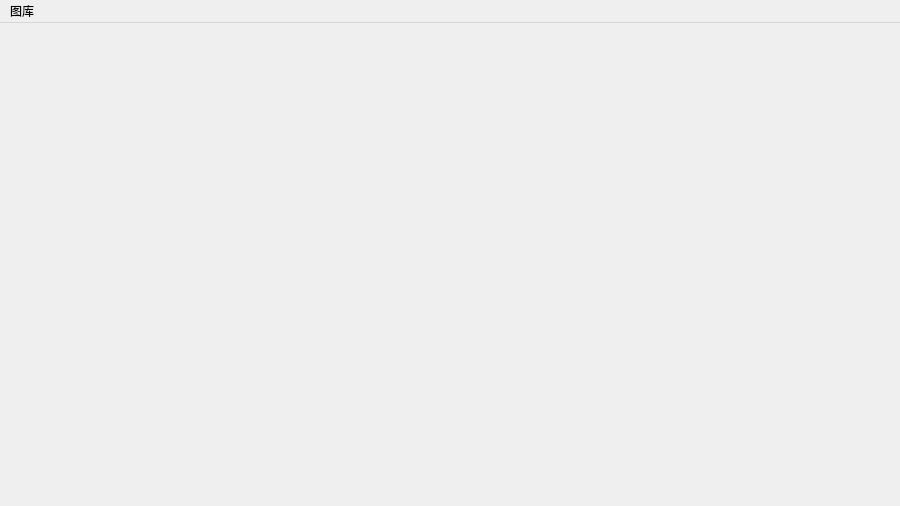
<?xml version="1.0" encoding="UTF-8"?>
<ui version="4.0">
 <class>pictures</class>
 <widget class="QMainWindow" name="pictures">
  <property name="geometry">
   <rect>
    <x>0</x>
    <y>0</y>
    <width>900</width>
    <height>506</height>
   </rect>
  </property>
  <property name="minimumSize">
   <size>
    <width>900</width>
    <height>506</height>
   </size>
  </property>
  <property name="maximumSize">
   <size>
    <width>900</width>
    <height>506</height>
   </size>
  </property>
  <property name="windowTitle">
   <string>MainWindow</string>
  </property>
  <widget class="QWidget" name="centralwidget">
   <widget class="QPushButton" name="pushButton">
    <property name="geometry">
     <rect>
      <x>68</x>
      <y>30</y>
      <width>61</width>
      <height>25</height>
     </rect>
    </property>
    <property name="text">
     <string/>
    </property>
    <property name="icon">
     <iconset resource="image.qrc">
      <normaloff>:/image/replyi.png</normaloff>:/image/replyi.png</iconset>
    </property>
    <property name="iconSize">
     <size>
      <width>24</width>
      <height>24</height>
     </size>
    </property>
    <property name="flat">
     <bool>true</bool>
    </property>
   </widget>
   <widget class="QLabel" name="label">
    <property name="geometry">
     <rect>
      <x>200</x>
      <y>70</y>
      <width>501</width>
      <height>281</height>
     </rect>
    </property>
    <property name="text">
     <string/>
    </property>
   </widget>
   <widget class="QPushButton" name="pushButton_5">
    <property name="geometry">
     <rect>
      <x>720</x>
      <y>30</y>
      <width>81</width>
      <height>31</height>
     </rect>
    </property>
    <property name="text">
     <string/>
    </property>
    <property name="icon">
     <iconset resource="image.qrc">
      <normaloff>:/image/voice.png</normaloff>:/image/voice.png</iconset>
    </property>
    <property name="iconSize">
     <size>
      <width>24</width>
      <height>24</height>
     </size>
    </property>
    <property name="flat">
     <bool>true</bool>
    </property>
   </widget>
   <widget class="QTextBrowser" name="textBrowser">
    <property name="geometry">
     <rect>
      <x>655</x>
      <y>80</y>
      <width>231</width>
      <height>31</height>
     </rect>
    </property>
    <property name="styleSheet">
     <string notr="true">color: rgb(0, 0, 0);
background:transparent;
</string>
    </property>
   </widget>
   <widget class="QWidget" name="">
    <property name="geometry">
     <rect>
      <x>240</x>
      <y>390</y>
      <width>401</width>
      <height>36</height>
     </rect>
    </property>
    <layout class="QGridLayout" name="gridLayout">
     <item row="0" column="0">
      <widget class="QPushButton" name="pushButton_2">
       <property name="font">
        <font>
         <pointsize>13</pointsize>
        </font>
       </property>
       <property name="text">
        <string/>
       </property>
       <property name="icon">
        <iconset resource="image.qrc">
         <normaloff>:/image/left.png</normaloff>:/image/left.png</iconset>
       </property>
       <property name="iconSize">
        <size>
         <width>28</width>
         <height>28</height>
        </size>
       </property>
       <property name="flat">
        <bool>true</bool>
       </property>
      </widget>
     </item>
     <item row="0" column="1">
      <spacer name="horizontalSpacer">
       <property name="orientation">
        <enum>Qt::Horizontal</enum>
       </property>
       <property name="sizeHint" stdset="0">
        <size>
         <width>40</width>
         <height>20</height>
        </size>
       </property>
      </spacer>
     </item>
     <item row="0" column="2">
      <widget class="QPushButton" name="pushButton_4">
       <property name="font">
        <font>
         <pointsize>13</pointsize>
        </font>
       </property>
       <property name="text">
        <string/>
       </property>
       <property name="icon">
        <iconset resource="image.qrc">
         <normaloff>:/image/picture.png</normaloff>:/image/picture.png</iconset>
       </property>
       <property name="iconSize">
        <size>
         <width>28</width>
         <height>28</height>
        </size>
       </property>
       <property name="flat">
        <bool>true</bool>
       </property>
      </widget>
     </item>
     <item row="0" column="3">
      <spacer name="horizontalSpacer_2">
       <property name="orientation">
        <enum>Qt::Horizontal</enum>
       </property>
       <property name="sizeHint" stdset="0">
        <size>
         <width>40</width>
         <height>20</height>
        </size>
       </property>
      </spacer>
     </item>
     <item row="0" column="4">
      <widget class="QPushButton" name="pushButton_3">
       <property name="font">
        <font>
         <pointsize>13</pointsize>
        </font>
       </property>
       <property name="text">
        <string/>
       </property>
       <property name="icon">
        <iconset resource="image.qrc">
         <normaloff>:/image/right.png</normaloff>:/image/right.png</iconset>
       </property>
       <property name="iconSize">
        <size>
         <width>28</width>
         <height>28</height>
        </size>
       </property>
       <property name="flat">
        <bool>true</bool>
       </property>
      </widget>
     </item>
    </layout>
   </widget>
  </widget>
  <widget class="QMenuBar" name="menubar">
   <property name="geometry">
    <rect>
     <x>0</x>
     <y>0</y>
     <width>900</width>
     <height>28</height>
    </rect>
   </property>
   <widget class="QMenu" name="menu">
    <property name="title">
     <string>图库</string>
    </property>
   </widget>
   <addaction name="menu"/>
  </widget>
 </widget>
 <resources>
  <include location="image.qrc"/>
 </resources>
 <connections/>
</ui>
